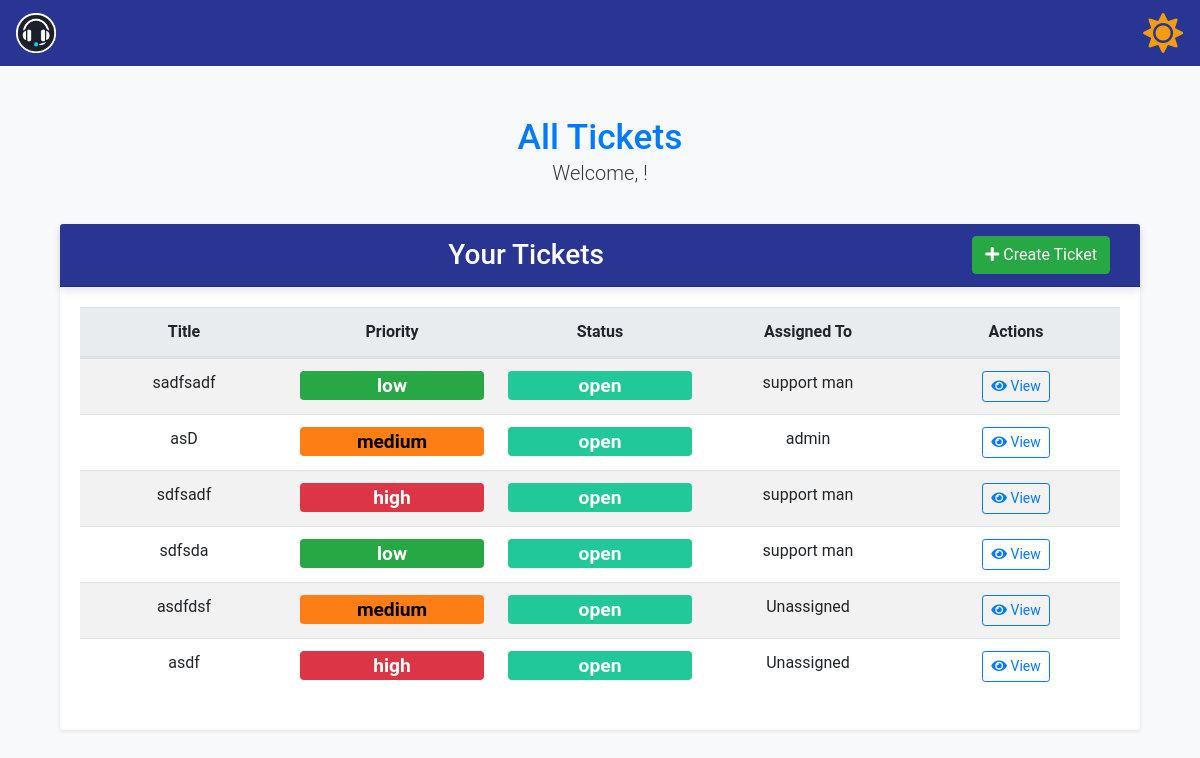
/all_tickets, run on an earlier commit of the app's database.
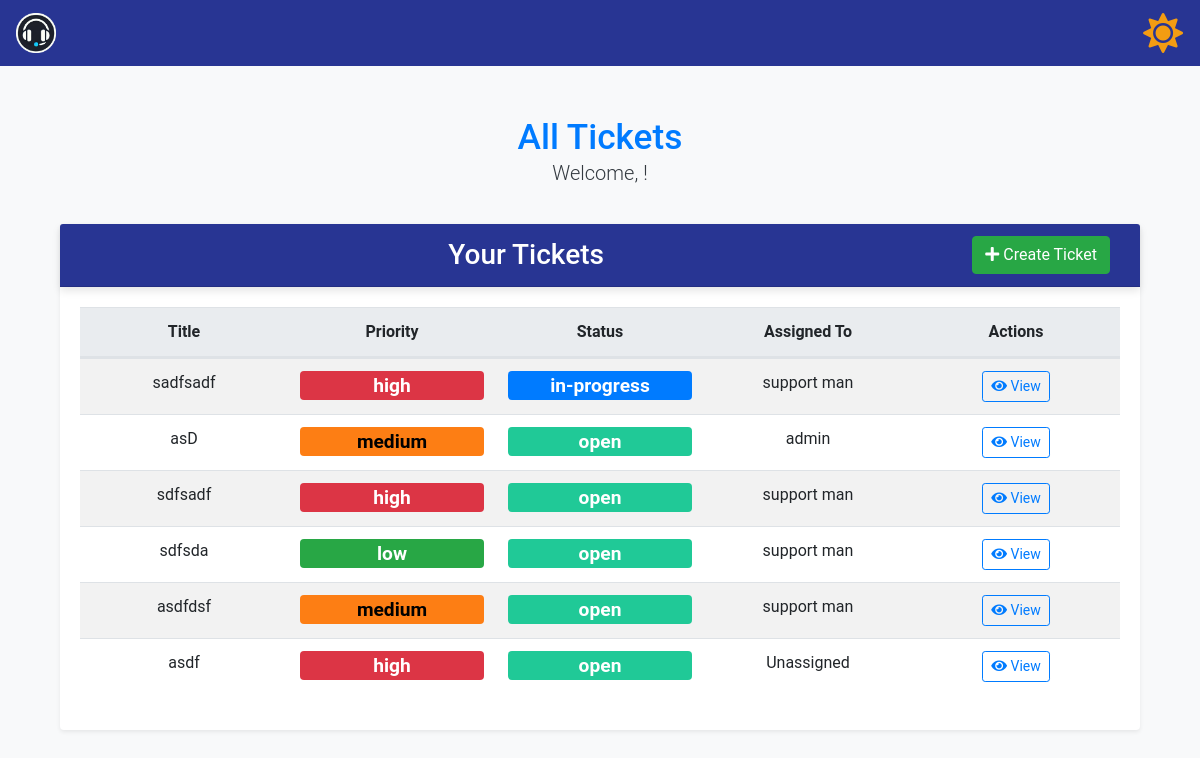
And on a later commit of the database.
### app/models.py (models this page shows)
class Ticket(db.Model):
    id = db.Column(db.Integer, primary_key=True)
    title = db.Column(db.String(150), nullable=False)
    description = db.Column(db.Text, nullable=False)
    status = db.Column(db.String(50), nullable=False)
    priority = db.Column(db.String(50), nullable=False)
    created_at = db.Column(db.DateTime, default=datetime.utcnow)
    updated_at = db.Column(
        db.DateTime, default=datetime.utcnow, onupdate=datetime.utcnow
    )
    assigned_to = db.Column(db.Integer, db.ForeignKey("user.id"))
    user_id = db.Column(db.Integer, db.ForeignKey("user.id"))
    creator = db.relationship("User", foreign_keys=[user_id], back_populates="created_tickets", overlaps="assigned_tickets,comments")
    assignee = db.relationship("User", foreign_keys=[assigned_to], back_populates="assigned_tickets", overlaps="created_tickets,comments")
    ticket_comments = db.relationship("Comment", back_populates="ticket")

class User(UserMixin, db.Model):
    id = db.Column(db.Integer, primary_key=True)
    name = db.Column(db.String(150), nullable=False)
    email = db.Column(db.String(150), unique=True, nullable=False)
    password = db.Column(db.String(150), nullable=False)
    role = db.Column(db.String(50), nullable=False)
    created_tickets = db.relationship(
        "Ticket",
        foreign_keys="Ticket.user_id",
        back_populates="creator",
        overlaps="assigned_tickets,comments"
    )
    assigned_tickets = db.relationship(
        "Ticket",
        foreign_keys="Ticket.assigned_to",
        back_populates="assignee",
        overlaps="created_tickets,comments"
    )
    user_comments = db.relationship(
        "Comment", back_populates="commenter", overlaps="commenter,comments"
    )

### app/routes.py (the view)
@bp.route('/all_tickets')
def all_tickets():
    tickets = Ticket.query.all()  # or your logic to get all tickets
    return render_template('all_tickets.html', tickets=tickets, view='all')

### app/templates/all_tickets.html (shortened to what this page needs)
{% extends "base.html" %} {% block content %}
<div class="container mt-5">
  <div class="row mb-2">
    <div class="col-12 text-center">
      <h2 class="text-primary mb-0">All Tickets</h2>
      <p class="lead">Welcome, {{ current_user.name }}!</p>
    </div>
  </div>
  <div class="card shadow-sm">
    <div
      class="card-header bg-primary text-white d-flex justify-content-between align-items-center"
    >
      <h3 class="text-center mb-0 flex-grow-1">Your Tickets</h3>
      <div>
        <a class="btn btn-success" href="{{ url_for('main.create_ticket') }}">
          <i class="fas fa-plus"></i> Create Ticket
        </a>
      </div>
    </div>
    <div class="card-body">
      <table class="table table-striped table-hover">
        <thead>
          <tr class="d-flex justify-content-between">
            <th class="col text-center">Title</th>
            <th class="col text-center">Priority</th>
            <th class="col text-center">Status</th>
            <th class="col text-center">Assigned To</th>
            <th class="col text-center">Actions</th>
          </tr>
        </thead>
        <tbody>
          {% for ticket in tickets %}
          <tr class="d-flex justify-content-between">
            <td class="col text-center">{{ ticket.title }}</td>
            <td class="col text-center">
              <span class="badge badge-priority-{{ ticket.priority }}"
                >{{ ticket.priority }}</span
              >
            </td>
            <td class="col text-center">
              <span class="badge badge-status-{{ ticket.status|lower }}"
                >{{ ticket.status }}</span
              >
            </td>
            <td class="col text-center">
              {{ ticket.assignee.name if ticket.assignee else 'Unassigned' }}
            </td>
            <td class="col text-center">
              <a
                href="{{ url_for('main.ticket_details', ticket_id=ticket.id) }}"
                class="btn btn-outline-primary btn-sm"
              >
                <i class="fas fa-eye"></i> View
              </a>
            </td>
          </tr>
          {% endfor %}
        </tbody>
      </table>
    </div>
  </div>
</div>
{% endblock %}

What changed in the data, as far as the page shows it:
changed Ticket "sadfsadf": priority "low" → "high"; status "open" → "in-progress"
changed Ticket "asdfdsf": assignee "Unassigned" → "support man"
